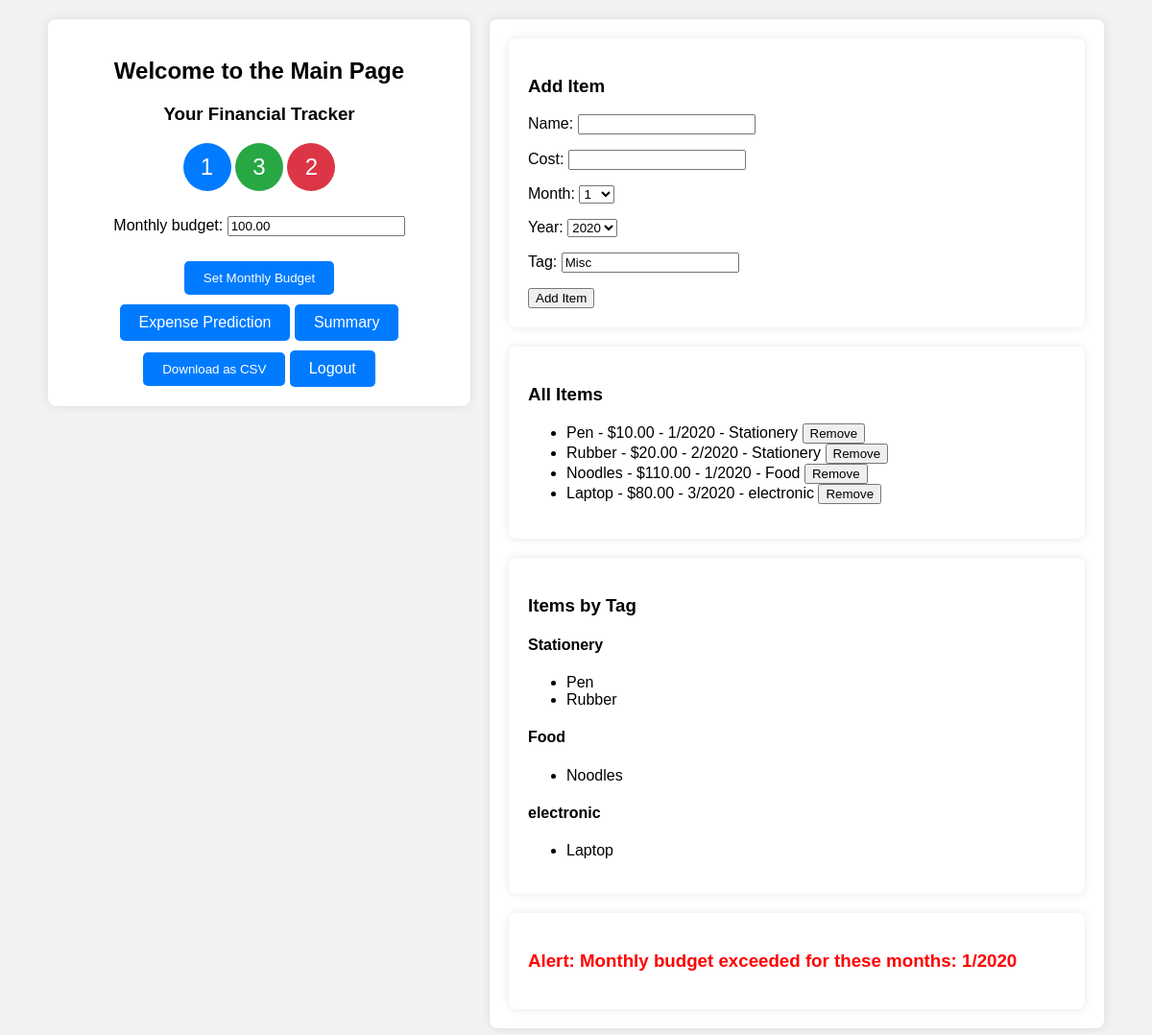
The app's page /accounts/welcome/ (signed in) with its own data.
### accounts/models.py (models this page shows, shortened)
class UserProfile(models.Model):
    user = models.OneToOneField(User, on_delete=models.CASCADE)
    monthly_budget = models.DecimalField(max_digits=10, decimal_places=2, default=0)
    progress_bar = models.IntegerField(default=1, choices=[(1, '1/3'), (2, '2/3'), (3, '3/3')])
    level_number = models.IntegerField(default=1)
    progress_year = models.IntegerField(null=True, blank=True)
    progress_month = models.IntegerField(null=True, blank=True)

class FinancialItem(models.Model):
    user = models.ForeignKey(User, on_delete=models.CASCADE)
    name = models.CharField(max_length=255)
    cost = models.DecimalField(max_digits=10, decimal_places=2)
    month = models.IntegerField()
    year = models.IntegerField()
    tag = models.CharField(max_length=255, default='Misc')

### accounts/views.py (the view)
# urls.py: path('welcome/', welcome, name='welcome'),
@login_required
def welcome(request):
    user = request.user
    items = FinancialItem.objects.filter(user=user)
    user_profile, created = UserProfile.objects.get_or_create(user=user)
    if request.method == 'POST':
        if 'add_item' in request.POST:
            add_form = AddItemForm(request.POST)
            if add_form.is_valid():
                new_item = add_form.save(commit=False)
                new_item.user = user
                new_item.save()
                latest_item = items.order_by('-year', '-month').first()
                if latest_item:
                    user_profile.update_progress_and_level(latest_item)
                return redirect('welcome')
        elif 'remove_item' in request.POST:
            remove_form = RemoveItemForm(request.POST)
            if remove_form.is_valid():
                item_id = remove_form.cleaned_data['item_id']
                FinancialItem.objects.filter(id=item_id, user=user).delete()
                return redirect('welcome')
        elif 'set_budget' in request.POST:
            budget_form = SetBudgetForm(request.POST, instance=user_profile)
            if budget_form.is_valid():
                budget_form.save()
                return redirect('welcome')
    else:
        add_form = AddItemForm()
        remove_form = RemoveItemForm()
        budget_form = SetBudgetForm(instance=user_profile)
    items_by_tag = defaultdict(list)
    for item in items:
        items_by_tag[item.tag].append(item.name)
    expenses_per_month = defaultdict(lambda: 0)
    for item in items:
        key = (item.year, item.month)
        expenses_per_month[key] += item.cost
    exceeded_months = [f"{month}/{year}" for (year, month), total in expenses_per_month.items() if total > user_profile.monthly_budget]
    if user_profile.monthly_budget > 0:
        current_lives = 3 - len(exceeded_months)
        current_lives = max(1, current_lives)  # Ensure lives don't go below 1
    else:
        current_lives = None  # No lives when budget is 0
    context = {
        'items': items,
        'add_form': add_form,
        'remove_form': remove_form,
        'budget_form': budget_form,
        'items_by_tag': dict(items_by_tag),
        'monthly_budget': user_profile.monthly_budget,
        'exceeded_months': exceeded_months,
        'current_lives': current_lives,
        'progress_bar': user_profile.progress_bar,
        'level_number': user_profile.level_number,
    }
    return render(request, 'accounts/welcome.html', context)

### accounts/forms.py
class AddItemForm(forms.ModelForm):
    class Meta:
        model = FinancialItem
        fields = ['name', 'cost', 'month', 'year', 'tag']  # Include 'tag'
    def __init__(self, *args, **kwargs):
        super().__init__(*args, **kwargs)
        self.fields['month'].widget = forms.Select(choices=[(i, i) for i in range(1, 13)])  # Select field for month
        self.fields['year'].widget = forms.Select(choices=[(i, i) for i in range(2020, 2031)])  # Select field for year

class RemoveItemForm(forms.Form):
    item_id = forms.IntegerField(widget=forms.HiddenInput)

### accounts/templates/accounts/welcome.html (shortened to what this page needs)
<!DOCTYPE html>
<html>
<head>
</head>
<body>
    <div class="left-side">
        <h2>Welcome to the Main Page</h2>
        <h3>Your Financial Tracker</h3>
        <div class="progress-number">{{ progress_bar }}</div>
        <div class="level-number">{{ level_number }}</div>
        {% if current_lives is not None %}
            <div class="lives-number">{{ current_lives }}</div>
        {% endif %}
        <form method="POST">
            {{ budget_form.as_p }}
            <button type="submit" class="btn-blue" name="set_budget">Set Monthly Budget</button>
        </form>
        <div>
            <a href="{% url 'predict' %}" class="btn btn-blue mt-3">Expense Prediction</a>
            <a href="{% url 'summary' %}" class="btn btn-blue">Summary</a>
            <form action="{% url 'download_items_csv' %}" method="post" style="display: inline;">
                <button type="submit" class="btn btn-blue">Download as CSV</button>
            </form>
            <a href="{% url 'logout' %}" class="btn btn-blue">Logout</a>
        </div>
    </div>
    <div class="right-side">
        <div class="item-form">
            <h3>Add Item</h3>
            <form method="POST">
                {{ add_form.as_p }}
                <button type="submit" class="btn btn-primary" name="add_item">Add Item</button>
            </form>
        </div>
        <div class="display-items">
            <h3>All Items</h3>
            <ul>
                {% for item in items %}
                <li>{{ item.name }} - ${{ item.cost }} - {{ item.month }}/{{ item.year }} - {{ item.tag }}
                    <form method="POST" style="display:inline;">
                        <button type="submit" name="remove_item" class="btn btn-danger btn-sm">Remove</button>
                    </form>
                </li>
                {% endfor %}
            </ul>
        </div>
        <div class="display-items">
            <h3>Items by Tag</h3>
            {% for tag, item_names in items_by_tag.items %}
                <h4>{{ tag }}</h4>
                <ul>
                    {% for item_name in item_names %}
                        <li>{{ item_name }}</li>
                    {% endfor %}
                </ul>
            {% endfor %}
        </div>
        {% if exceeded_months %}
            <div class="budget-warning">
                <h3 style="color: red;">Alert: Monthly budget exceeded for these months: {{ exceeded_months|join:", " }}</h3>
            </div>
        {% endif %}
    </div>
</body>
</html>

### accounts/templates/accounts/welcome.html (style rules this page uses)
body { font-family: Arial, sans-serif; background-color: #f2f2f2; display: flex; justify-content: center; align-items: flex-start; min-height: 100vh; margin: 0; padding: 20px; }
.left-side { flex: 1; margin-right: 20px; background-color: #fff; padding: 20px; border-radius: 8px; box-shadow: 0 0 10px rgba(0,0,0,0.1); text-align: center; max-width: 400px; }
.right-side { flex: 2; background-color: #fff; padding: 20px; border-radius: 8px; box-shadow: 0 0 10px rgba(0,0,0,0.1); max-width: 600px; }
.progress-number { display: inline-block; width: 50px; height: 50px; line-height: 50px; border-radius: 50%; background-color: #007bff; color: #fff; font-size: 24px; margin-bottom: 10px; }
.level-number { display: inline-block; width: 50px; height: 50px; line-height: 50px; border-radius: 50%; background-color: #28a745; color: #fff; font-size: 24px; margin-bottom: 10px; }
.lives-number { display: inline-block; width: 50px; height: 50px; line-height: 50px; border-radius: 50%; background-color: #dc3545; color: #fff; font-size: 24px; margin-bottom: 10px; }
.btn-blue { background-color: #007bff; color: #fff; border: none; padding: 10px 20px; border-radius: 5px; text-decoration: none; display: inline-block; margin-top: 10px; cursor: pointer; }
.item-form { background-color: #fff; padding: 20px; border-radius: 8px; box-shadow: 0 0 10px rgba(0,0,0,0.1); margin-bottom: 20px; }
.display-items { background-color: #fff; padding: 20px; border-radius: 8px; box-shadow: 0 0 10px rgba(0,0,0,0.1); margin-bottom: 20px; }
.budget-warning { background-color: #fff; padding: 20px; border-radius: 8px; box-shadow: 0 0 10px rgba(0,0,0,0.1); }

### records on screen
UserProfile: monthly_budget "100.00"
FinancialItem: name "Pen", cost "10.00", month "1", year "2020", tag "Stationery", items_by_tag "Stationery", item_names "Pen"
FinancialItem: name "Rubber", cost "20.00", month "2", year "2020", tag "Stationery", item_names "Rubber"
FinancialItem: name "Noodles", cost "110.00", month "1", year "2020", tag "Food", items_by_tag "Food", item_names "Noodles"
FinancialItem: name "Laptop", cost "80.00", month "3", year "2020", tag "electronic", items_by_tag "electronic", item_names "Laptop"

### other values on screen
{{ progress_bar }} "1"
{{ level_number }} "3"
{{ current_lives }} "2"
{{ exceeded_months|join:", " }} "1/2020"
